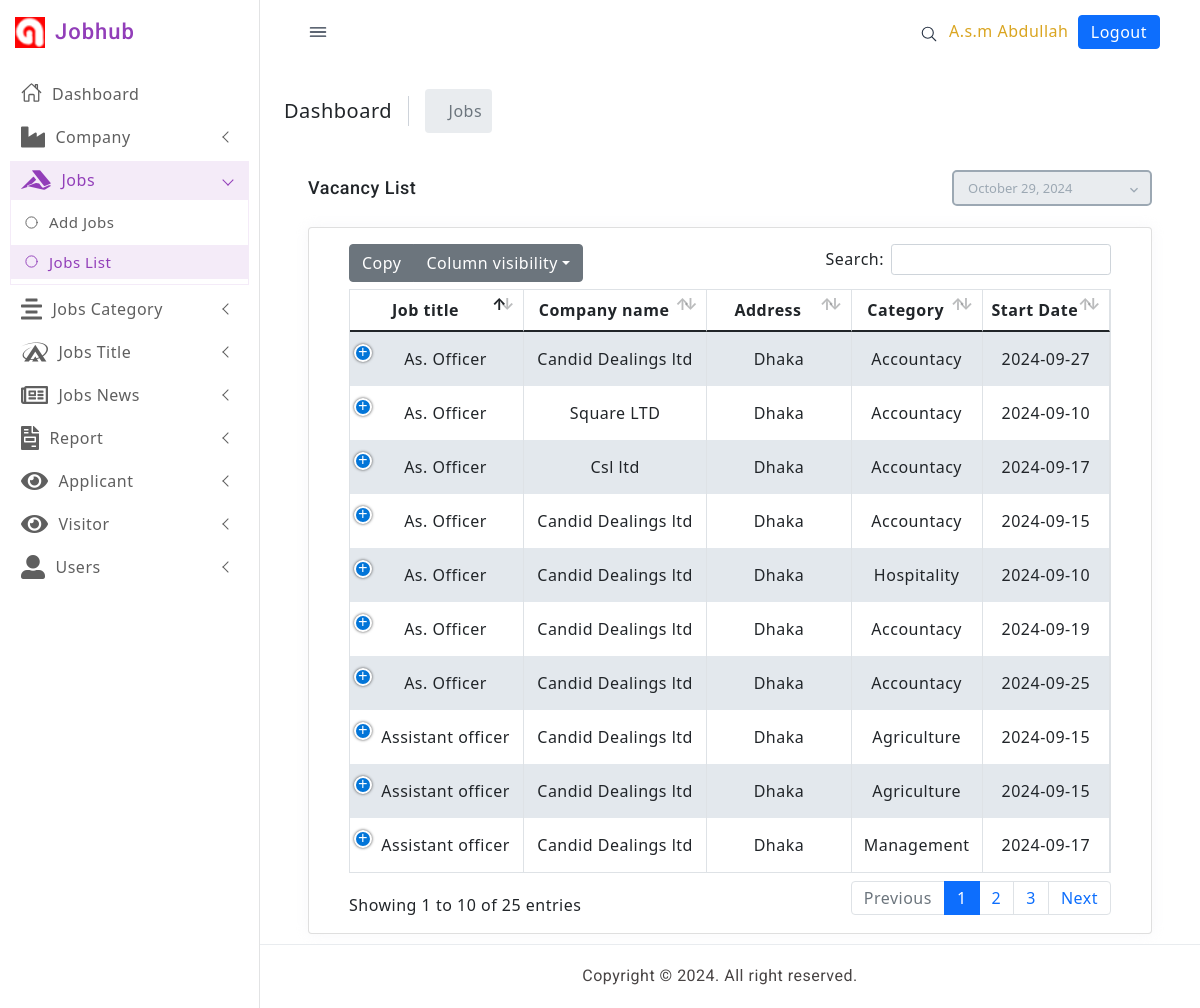
The app's page /list_of_jobs.php (signed in), older data.
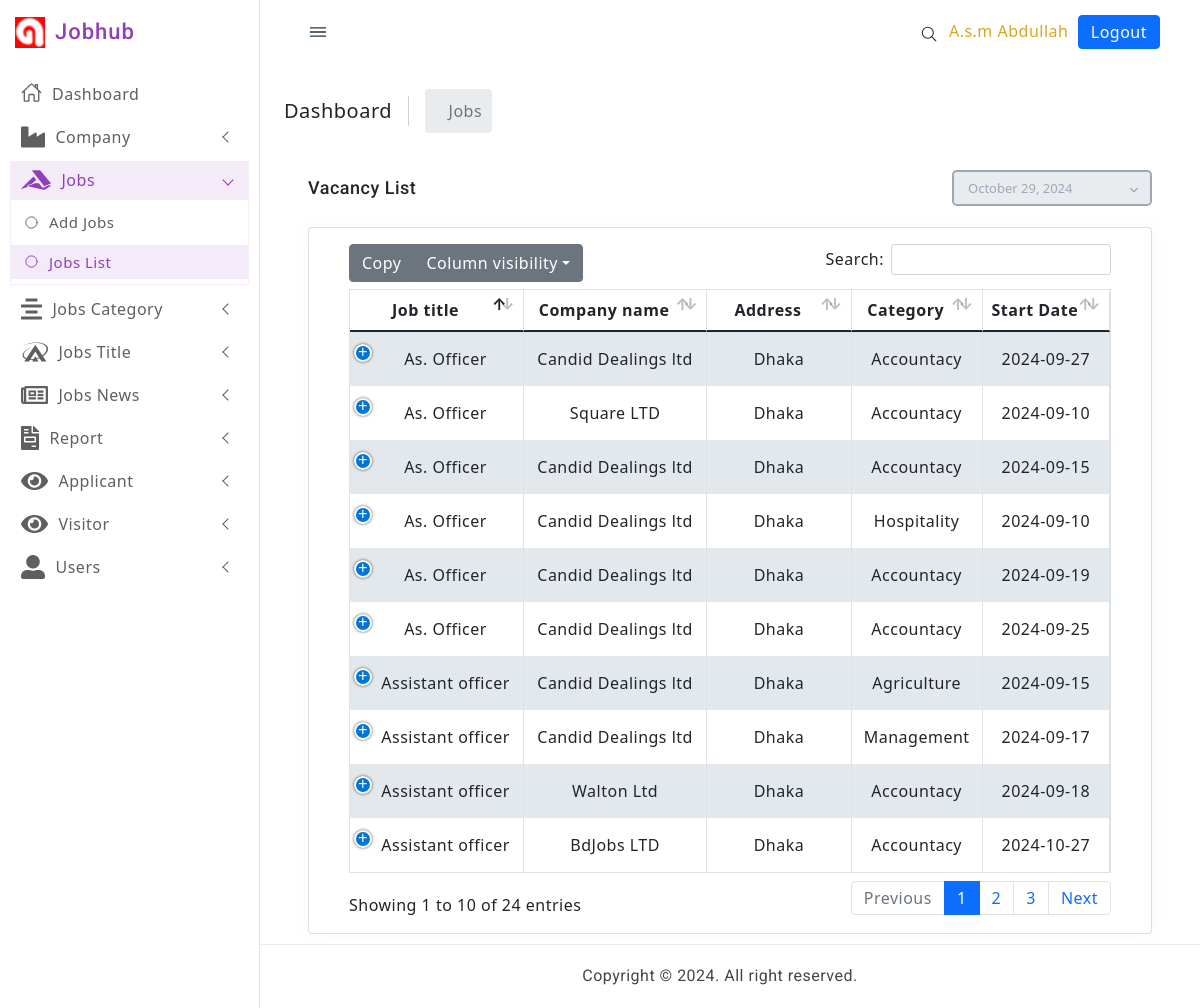
The same page, newer data.
### tables this page shows
CREATE TABLE `vacancy` (
  `id` int(11) NOT NULL,
  `job_title` varchar(50) NOT NULL,
  `salary` varchar(30) NOT NULL,
  `company_name` varchar(30) NOT NULL,
  `address` varchar(30) NOT NULL,
  `category` varchar(30) NOT NULL,
  `start_date` date NOT NULL DEFAULT current_timestamp(),
  `last_date` date NOT NULL DEFAULT current_timestamp(),
  `email` varchar(30) NOT NULL,
  `website` varchar(30) NOT NULL,
  `job_type` varchar(20) NOT NULL,
  `company_id` int(11) NOT NULL,
  `vacancy_count` int(11) NOT NULL,
  `catagory_id` int(11) NOT NULL,
  `category_count` int(11) NOT NULL,
  `description` varchar(300) NOT NULL
);

### list_of_jobs.php (the view, shortened to what this page needs)
<?php
require('connection.php');
$user_first_name = $_SESSION['user_first_name'];
$user_last_name = $_SESSION['user_last_name'];
if (!empty($user_first_name) && !empty($user_last_name)) {
?>
  <!doctype html>
  <html lang="en">
  <head>
    <link href="assets/css/pace.min.css" rel="stylesheet" />
    <link href="assets/plugins/simplebar/css/simplebar.css" rel="stylesheet" />
    <link href="assets/plugins/perfect-scrollbar/css/perfect-scrollbar.css" rel="stylesheet" />
    <link href="assets/plugins/metismenu/css/metisMenu.min.css" rel="stylesheet" />
    <link href="assets/css/bootstrap.min.css" rel="stylesheet">
    <link href="assets/css/bootstrap-extended.css" rel="stylesheet">
    <link href="assets/css/style.css" rel="stylesheet">
    <link href="assets/css/icons.css" rel="stylesheet">
    <link href="assets/css/dark-theme.css" rel="stylesheet" />
    <link href="assets/css/semi-dark.css" rel="stylesheet" />
    <link href="assets/css/header-colors.css" rel="stylesheet" />
    <link href="plugins/bootstrap-datepicker/css/bootstrap-datepicker.min.css" rel="stylesheet">
    <link href="plugins/datatables/dataTables.bootstrap4.min.css" rel="stylesheet" type="text/css" />
    <link href="plugins/datatables/buttons.bootstrap4.min.css" rel="stylesheet" type="text/css" />
    <link href="plugins/datatables/responsive.bootstrap4.min.css" rel="stylesheet" type="text/css" />
    <link href="ass/css/bootstrap.min.css" rel="stylesheet" type="text/css">
    <link href="ass/css/metismenu.min.css" rel="stylesheet" type="text/css">
    <link href="ass/css/icons.css" rel="stylesheet" type="text/css">
    <link href="ass/css/style.css" rel="stylesheet" type="text/css">
    <link href="https://cdn.jsdelivr.net/npm/bootstrap@5.0.2/dist/css/bootstrap.min.css" rel="stylesheet">
    <link rel="stylesheet" href="https://pro.fontawesome.com/releases/v5.10.0/css/all.css" />
  </head>
  <body>
    <div class="wrapper">
      <?php require_once "include/leftbar.php" ?>
      <?php require_once "include/topbar.php" ?>
      <div class="page-content-wrapper">
        <div class="page-content">
          <div class="page-breadcrumb d-none d-sm-flex align-items-center mb-3">
            <div class="breadcrumb-title pe-3">Dashboard</div>
            <div class="ps-3">
              <nav aria-label="breadcrumb">
                <ol class="breadcrumb mb-0 p-0 align-items-center">
                  <li class="breadcrumb-item active" aria-current="page" style="padding: 10px;">Jobs</li>
                </ol>
              </nav>
            </div>
          </div>
          <div class="container-fluid">
            <div class="page-title-box">
              <div class="row align-items-center ">
                <div class="col-md-8">
                  <div class="page-title-box">
                    <h4 class="page-title">Vacancy List</h4>
                  </div>
                </div>
                <div class="col-md-4">
                  <div class="float-right d-none d-md-block app-datepicker">
                    <input type="text" class="form-control" data-date-format="MM dd, yyyy" readonly="readonly" id="datepicker">
                    <i class="mdi mdi-chevron-down mdi-drop"></i>
                  </div>
                </div>
              </div>
            </div>
            <div class="row">
              <div class="col-12">
                <div class="card">
                  <div class="card-body">
                    <?php
                    $sql = "SELECT * FROM vacancy";
                    $query = $conn->query($sql);
                    ?>
                    <table id="datatable-buttons" class="table table-striped table-bordered dt-responsive nowrap" style="border-collapse: collapse; border-spacing: 0; width: 100%;">
                      <thead>
                        <tr style="text-align:center">
                          <th>Job title</th>
                          <th>Company name</th>
                          <th>Address</th>
                          <th>Category</th>
                          <th>Start Date</th>
                        </tr>
                      </thead>
                      <tbody>
                        <?php while ($data = mysqli_fetch_assoc($query)) { ?>
                          <tr style="text-align:center">
                            <td><?php echo $data['job_title']  ?></td>
                            <td><?php echo $data['company_name']  ?></td>
                            <td><?php echo $data['address']  ?></td>
                            <td> <?php echo $data['category']  ?></td>
                            <td> <?php echo $data['start_date']  ?></td>
                          </tr>
                        <?php  } ?>
                      </tbody>
                    </table>
                  </div>
                </div>
              </div>
            </div>
          </div>
          </div>
          </div>
          </div>
          <?php require_once "include/footer.php" ?>
  </body>
  </html>
<?php
} else {
  header('location:login.php');
}
?>

Row changes from the older to the newer data that the page shows:
removed vacancy: job_title "As. Officer", company_name "Csl ltd", address "Dhaka", category "Accountacy", start_date "2024-09-17"
removed vacancy: job_title "Assistant officer", company_name "Candid Dealings ltd", address "Dhaka", category "Agriculture", start_date "2024-09-15"
now on this page (row unchanged): vacancy: job_title "Assistant officer", company_name "Walton Ltd", address "Dhaka", category "Accountacy", start_date "2024-09-18"
now on this page (row unchanged): vacancy: job_title "Assistant officer", company_name "BdJobs LTD", address "Dhaka", category "Accountacy", start_date "2024-10-27"
Text that changed along with them:
text written by a page script: "Copy Column visibility Search: Showing 1 to 10 of 25 entries Previous 1 2 3 Next" → "Copy Column visibility Search: Showing 1 to 10 of 24 entries Previous 1 2 3 Next"
